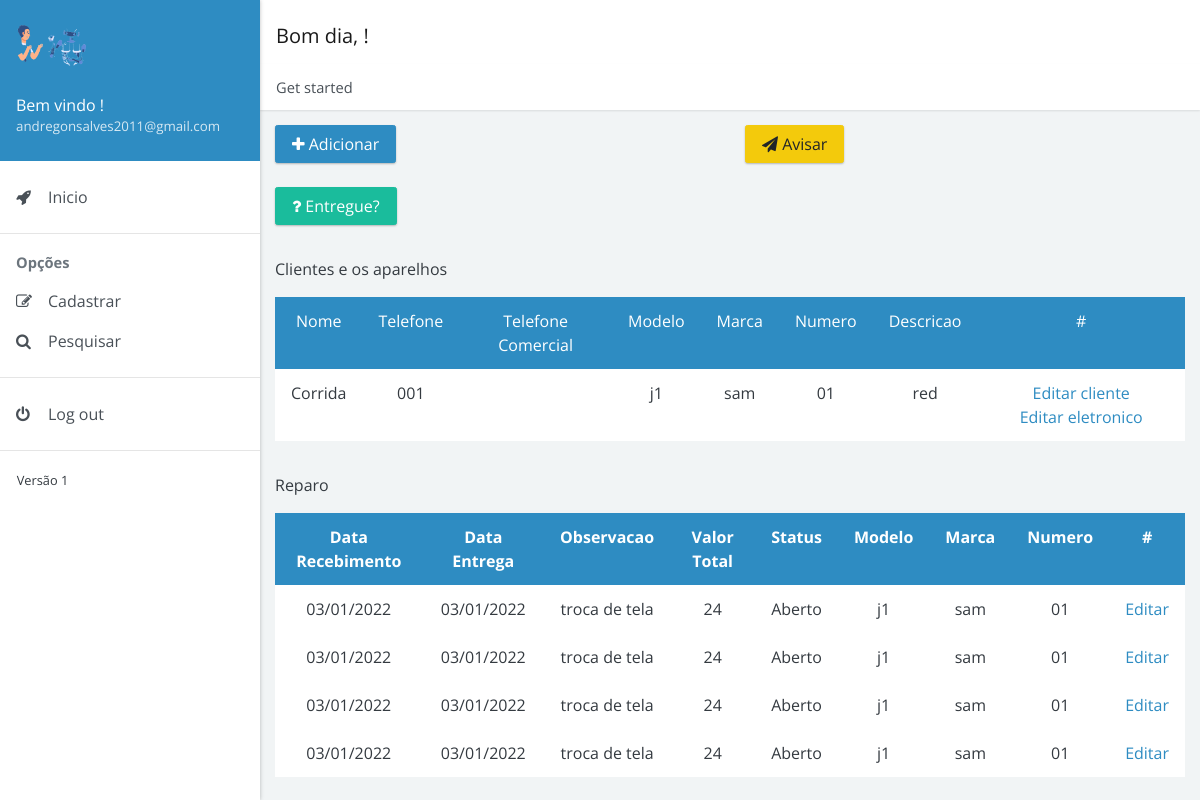
Screenshot of /controle/view/see/ver.php?id=21 (signed in) with the database file from the repository.
### tables this page shows
CREATE TABLE `cliente_eletronico` (
  `cliente_id_cliente` int(11) NOT NULL,
  `eletronico_id_eletronico` int(11) NOT NULL
);

CREATE TABLE `cliente` (
  `id_cliente` int(11) NOT NULL,
  `nome_completo` varchar(255) DEFAULT NULL,
  `email_cliente` varchar(255) NOT NULL,
  `telefone_celular` varchar(17) DEFAULT NULL,
  `telefone_contato` varchar(17) DEFAULT NULL,
  `endereco_id_endereco` int(11) NOT NULL,
  `login_id_login` int(11) NOT NULL
);

CREATE TABLE `eletronico` (
  `id_eletronico` int(11) NOT NULL,
  `modelo` varchar(255) DEFAULT NULL,
  `marca` varchar(255) DEFAULT NULL,
  `numero` varchar(50) DEFAULT NULL,
  `descricao` varchar(255) DEFAULT NULL
);

CREATE TABLE `reparo` (
  `id_reparo` int(11) NOT NULL,
  `data_recebimento` date DEFAULT NULL,
  `data_previsao` date DEFAULT NULL,
  `data_entrega` date DEFAULT NULL,
  `observacao` varchar(255) DEFAULT NULL,
  `mao_obra` float DEFAULT NULL,
  `custo_peca` float DEFAULT NULL,
  `valor_total` float DEFAULT NULL,
  `status_id_status` int(11) NOT NULL,
  `tecnico_id_tecnico` int(11) NOT NULL,
  `eletronico_id_eletronico` int(11) NOT NULL
);

CREATE TABLE `statu` (
  `id_status` int(11) NOT NULL,
  `nome_status` varchar(255) DEFAULT NULL
);

### controle/view/see/ver.php (the view, shortened to what this page needs)
<!doctype html>
<html lang="pt-br">
<head>
    <link rel="stylesheet" href="https://cdnjs.cloudflare.com/ajax/libs/font-awesome/4.7.0/css/font-awesome.min.css">
    <link href="../../../dist/admin4b.min.css?v=2.1.0" rel="stylesheet">
    <link href="../../../dist/admin4b.min.css" rel="stylesheet" type="text/css">
</head>
<body>
    <div class="app">
        <div class="app-sidebar">
            <div class="sidebar-header">
                <img src="../../../images/principal3.png" width="70px" alt="Imagem de entrada"><br>
                <div class="username"><span>Bem vindo <?php session_start();
                                                        echo $_SESSION['nome_completo']; ?>!</span> <small><?php echo $_SESSION['email_usuario']; ?></small></div>
            </div>
            <div id="sidebar-nav" class="sidebar-nav">
                <ul>
                    <li><a href="../../controle.php"><span class="sidebar-nav-icon fa fa-rocket"></span> <span class="sidebar-nav-text">Inicio</span></a></li>
                </ul>
                <hr><span class="sidebar-nav-header">Opções</span>
                <ul>
                    <li><a href="#forms" data-toggle="collapse"><span class="sidebar-nav-icon fa fa-pencil-square-o"></span> <span class="sidebar-nav-text">Cadastrar</span></a>
                    </li>
                    <li><a href="#search" data-toggle="collapse"><span class="sidebar-nav-icon fa fa-search"></span> <span class="sidebar-nav-text">Pesquisar</span></a>
                    </li>
                </ul>
                <hr>
                <ul>
                    <li><a href="../../../controll/crud/sair.php"><span class="sidebar-nav-icon fa fa-power-off"></span> <span class="sidebar-nav-text">Log out</span></a></li>
                </ul>
                <hr>
                <small>Versão 1</small>
            </div>
        </div>
        <div class="app-content">
            <div class="content-header">
                <nav class="navbar navbar-expand navbar-light bg-white">
                    <div class="navbar-brand">
                        <?php
                        $hora_do_dia = date("H");
                        if (($hora_do_dia >= 00) && ($hora_do_dia <= 12)) {
                            echo "Bom dia, ";
                        } else if (($hora_do_dia >= 12) && ($hora_do_dia <= 18)) {
                            echo "Boa tarde, ";
                        } else {
                            echo "Boa noite, ";
                        }
                        ?>!
                    </div>
                </nav>
                <nav>
                    <ol class="breadcrumb">
                        <li class="breadcrumb-item">Get started</li>
                    </ol>
                </nav>
            </div>
            <div class="content-body">
                <div class="container">
                    <div class="page-header">
                        <div class="row">
                            <div class="col-12 col-md-6 col-lg-6">
                                <?php
                                include_once '../../../controll/crud/conexao.php';
                                $id_vindo = $_GET['id'];
                                ?>
                                <form class="form-inline" method="POST" action="../../model/adiconar_forms/adicionar.php?id=<?= $id_vindo ?>">
                                    <button type="submit" class="btn btn-primary"><i class="fa fa-plus" aria-hidden="true"></i> Adicionar</button>
                                </form>
                            </div>
                            <div class="col-12 col-md-6 col-lg-6">
                                <form action="formulario_email.php?id=<?= $id_vindo ?>" method="POST">
                                    <div>
                                        <button type="submit" class="btn btn-warning"><i class="fa fa-paper-plane" aria-hidden="true"></i> Avisar</button>
                                    </div>
                                </form>
                            </div>
                        </div> <br>
                        <div class="row">
                            <div class="col-sm-6 col-md-6">
                                <?php
                                $pesquisa = $conexao->query("SELECT * FROM `reparo` INNER JOIN statu ON reparo.status_id_status = statu.id_status
                                INNER JOIN tecnico  ON reparo.tecnico_id_tecnico = tecnico.id_tecnico INNER JOIN eletronico ON reparo.eletronico_id_eletronico = eletronico.id_eletronico
                                INNER JOIN endereco ON tecnico.endereco_id_endereco = endereco.id_endereco
                                INNER JOIN cliente_eletronico ON cliente_eletronico.eletronico_id_eletronico = eletronico.id_eletronico WHERE cliente_eletronico.cliente_id_cliente =  $id_vindo");
                                while ($linha = $pesquisa->fetch()) {
                                    $id = $linha['id_reparo'];
                                }
                                ?>
                                <form class="form-inline" method="POST" action="../../model/editar/editar_aparelho_wreparo_data.php?id=<?= $id ?>">
                                    <button type="submit" class="btn btn-success"><i class="fa fa-question" aria-hidden="true"></i> Entregue?</button>
                                </form>
                            </div>
                        </div>
                        <div class="align-items-center" style="margin-top: 2em;">
                            <div class="">
                                <p>Clientes e os aparelhos</p>
                                <table class="table table-bordered table-hover text-center">
                                    <tr class="bg bg-primary text-white text-center">
                                        <td>Nome</td>
                                        <td>Telefone</td>
                                        <td>Telefone Comercial</td>
                                        <td>Modelo</td>
                                        <td>Marca</td>
                                        <td>Numero</td>
                                        <td>Descricao</td>
                                        <td> # </td>
                                    </tr>
                                    <?php
                                    $pesquisa = $conexao->query("SELECT * FROM cliente_eletronico INNER JOIN cliente ON cliente.id_cliente = cliente_eletronico.cliente_id_cliente
                                INNER JOIN eletronico ON eletronico.id_eletronico = cliente_eletronico.eletronico_id_eletronico INNER JOIN login ON cliente.login_id_login = login.id_login WHERE cliente.id_cliente = $id_vindo");
                                    while ($resultado = $pesquisa->fetch()) {
                                        $nome = $resultado['nome_completo'];
                                        $telefone = $resultado['telefone_celular'];
                                        $telefone2 = $resultado['telefone_contato'];
                                        $modelo = $resultado['modelo'];
                                        $marca = $resultado['marca'];
                                        $numero = $resultado['numero'];
                                        $descricao = $resultado['descricao'];
                                        $id_cliente = $resultado['cliente_id_cliente'];
                                        $id_eletronico = $resultado['eletronico_id_eletronico'];
                                    ?>
                                        <tr class="text-center">
                                            <td><?= $nome ?> </td>
                                            <td><?= $telefone ?> </td>
                                            <td><?= $telefone2 ?> </td>
                                            <td><?= $modelo ?> </td>
                                            <td><?= $marca ?> </td>
                                            <td><?= $numero ?> </td>
                                            <td><?= $descricao ?> </td>
                                            <td><a href="../../model/editar/editar_cliente.php?id=<?= $id_cliente ?>" type="submit"><i class="bi bi-pencil-square"></i>Editar cliente</a>
                                                <a href="../../model/editar/editar_aparelho.php?id=<?= $id_eletronico ?>" type="submit"><i class="bi bi-pencil-square"></i>Editar eletronico</a>
                                            </td>
                                        </tr>
                                    <?php
                                    }
                                    ?>
                                </table>
                            </div>
                        </div>
                        <div class="align-items-center">
                            <div class="" style="margin-top: 2em">
                                <p>Reparo</p>
                                <table class="table table-bordered table-hover text-center">
                                    <tr class="bg bg-primary text-white text-center">
                                        <th>Data Recebimento</th>
                                        <th>Data Entrega</th>
                                        <th>Observacao</th>
                                        <th>Valor Total</th>
                                        <th>Status</th>
                                        <th>Modelo</th>
                                        <th>Marca</th>
                                        <th>Numero</th>
                                        <th>#</th>
                                    </tr>
                                    <?php
                                    $pesquisa = $conexao->query("SELECT * FROM `reparo` INNER JOIN statu ON reparo.status_id_status = statu.id_status
                                INNER JOIN tecnico  ON reparo.tecnico_id_tecnico = tecnico.id_tecnico INNER JOIN eletronico ON reparo.eletronico_id_eletronico = eletronico.id_eletronico
                                INNER JOIN endereco ON tecnico.endereco_id_endereco = endereco.id_endereco
                                INNER JOIN cliente_eletronico ON cliente_eletronico.eletronico_id_eletronico = eletronico.id_eletronico WHERE cliente_eletronico.cliente_id_cliente =  $id_vindo");
                                    while ($linha = $pesquisa->fetch()) {
                                        $id = $linha['id_reparo'];
                                        $data1 = $linha['data_recebimento'];
                                        $data_recebimento = date('d/m/Y', strtotime($data1));
                                        $data3 = $linha['data_entrega'];
                                        $data_entrega = date('d/m/Y', strtotime($data3));
                                        $observacao = $linha['observacao'];
                                        $valor_total = $linha['valor_total'];
                                        $nome_status = $linha['nome_status'];
                                        $modelo = $linha['modelo'];
                                        $marca = $linha['marca'];
                                        $numero = $linha['numero'];
                                    ?>
                                        <tr class="text-center">
                                            <td>
                                                <?= $data_recebimento ?>
                                            </td>
                                            <td>
                                                <?= $data_entrega ?>
                                            </td>
                                            <td>
                                                <?= $observacao ?>
                                            </td>
                                            <td>
                                                <?= $valor_total ?>
                                            </td>
                                            <td>
                                                <?= $nome_status ?>
                                            </td>
                                            <td>
                                                <?= $modelo ?>
                                            </td>
                                            <td>
                                                <?= $marca ?>
                                            </td>
                                            <td>
                                                <?= $numero ?>
                                            </td>
                                            <td>
                                                <a href="../../model/editar/editar_aparelho_reparo.php?id=<?= ($id) ?>" type="submit"><i class="bi bi-pencil-square"></i>Editar</a>
                                            </td>
                                        </tr>
                                    <?php
                                    }
                                    ?>
                                </table>
                            </div>
                        </div>
                    </div>
                </div>
</body>
</html>

### rows the page displays
cliente_eletronico: cliente_id_cliente.nome_completo "Corrida", cliente_id_cliente.telefone_celular "001", eletronico_id_eletronico.modelo "j1", eletronico_id_eletronico.marca "sam", eletronico_id_eletronico.numero "01", eletronico_id_eletronico.descricao "red"
reparo: observacao "troca de tela", valor_total "24", status_id_status.nome_status "Aberto", eletronico_id_eletronico.modelo "j1", eletronico_id_eletronico.marca "sam", eletronico_id_eletronico.numero "01"
reparo: observacao "troca de tela", valor_total "24", status_id_status.nome_status "Aberto", eletronico_id_eletronico.modelo "j1", eletronico_id_eletronico.marca "sam", eletronico_id_eletronico.numero "01"
reparo: observacao "troca de tela", valor_total "24", status_id_status.nome_status "Aberto", eletronico_id_eletronico.modelo "j1", eletronico_id_eletronico.marca "sam", eletronico_id_eletronico.numero "01"
reparo: observacao "troca de tela", valor_total "24", status_id_status.nome_status "Aberto", eletronico_id_eletronico.modelo "j1", eletronico_id_eletronico.marca "sam", eletronico_id_eletronico.numero "01"

### other values shown
$_SESSION['email_usuario'] "andregonsalves2011@gmail.com"
